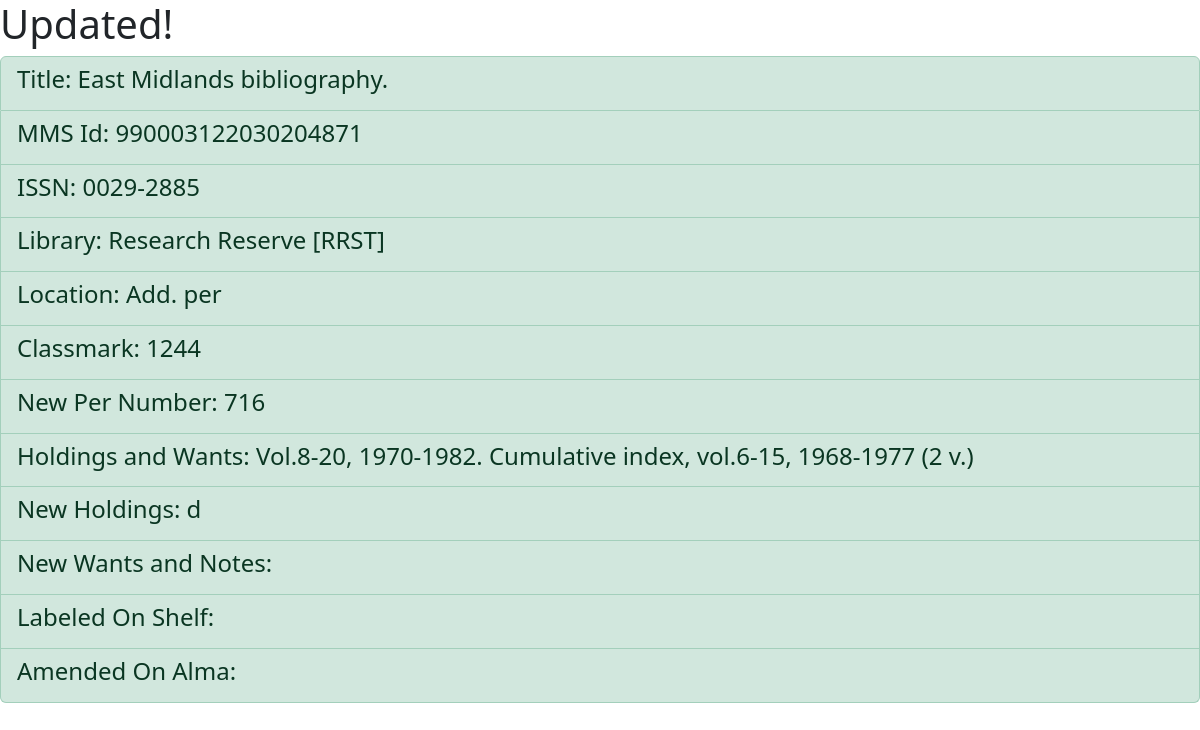
Before: /updated/1 with the older database file.
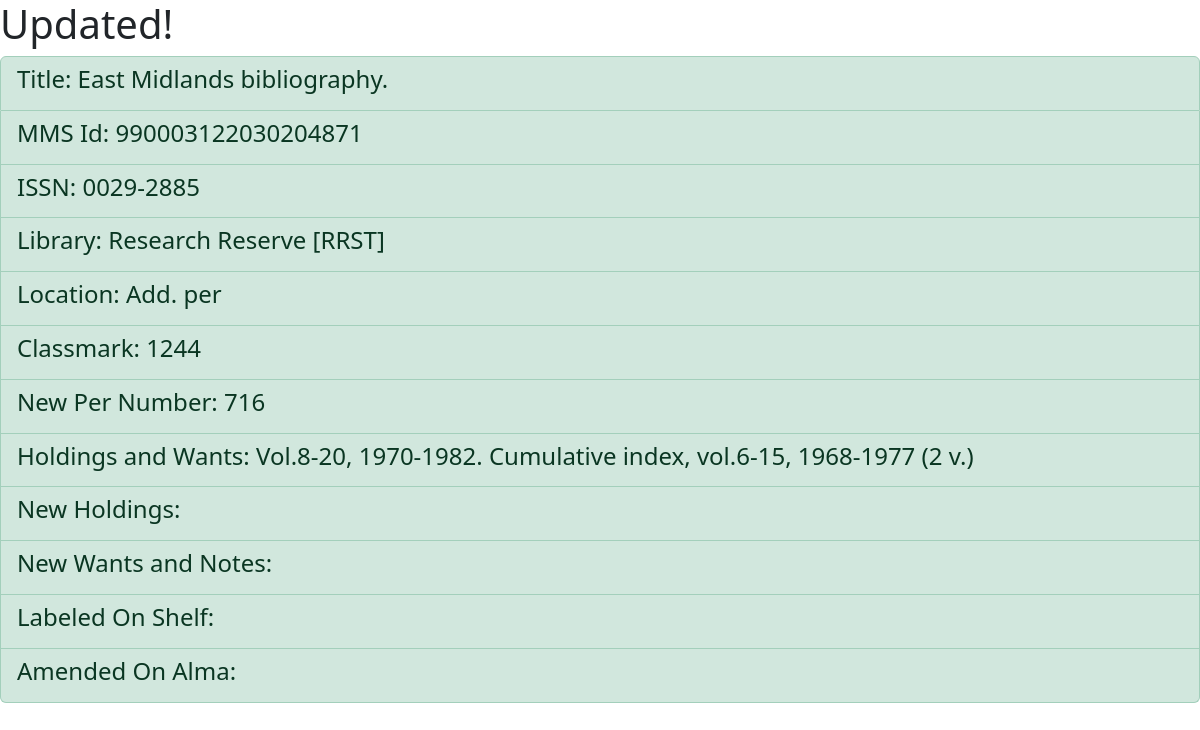
After: the same page with the newer database file.
### persDb/models.py (models this page shows, shortened)
class PeriodicalsOctavo(models.Model):
    mms_id = models.TextField(null=False, blank=False)
    issn = models.TextField(null=True, blank=True)
    library_name = models.CharField(max_length=50, null=False, blank=False)
    new_library = models.CharField(max_length=10, null=True, blank=True)
    location_name = models.CharField(max_length=20, null=False, blank=False)
    new_location = models.CharField(max_length=20, null=True, blank=True)
    classmark = models.CharField(max_length=20, null=True, blank = True)
    new_per_number = models.CharField(max_length=10, null=True, blank=True)
    title = models.CharField(max_length=250, null = False, blank=False)
    holdings_and_wants = models.CharField(max_length=500, null=False, blank=False)
    new_holdings = models.CharField(max_length=500, null=True, blank=True)
    new_wants_and_notes = models.CharField(max_length=500, null=True, blank=True)
    labeled_on_shelf = models.BooleanField(default=False)
    amended_on_alma = models.BooleanField(default=False)

### persDb/views.py (the view)
# urls.py: path('updated/<int:id>', update_view, name='update'),
def update_view(request, id):
    obj = get_object_or_404(PeriodicalsOctavo, id = id)
    if request.method == 'POST':
        new_library = request.POST['new_library']
        new_location = request.POST['new_location']
        new_per_number = request.POST['new_per_number']
        new_holdings = request.POST['new_holdings']
        new_wants_and_notes = request.POST['new_wants_and_notes']
        obj.new_library = new_library
        obj.new_location = new_location
        obj.new_per_number = new_per_number
        obj.new_holdings = new_holdings
        obj.new_wants_and_notes = new_wants_and_notes
        obj.save()
        return render(request,'updated.html',{'per_details': PeriodicalsOctavo.objects.get(id=id)})
    else:
        return render(request,'updated.html',{'per_details': PeriodicalsOctavo.objects.get(id=id)})

### persDb/templates/updated.html
{% extends "base.html" %}
{% block content %}
<h1>Updated!</h1>
<ul class="list-group">
    <li class="list-group-item list-group-item-success">
        <h4>Title: {{ per_details.title }}</h4>
    </li>
    <li class="list-group-item list-group-item-success">
        <h4>MMS Id: {{ per_details.mms_id }}</h4>
    </li>
    <li class="list-group-item list-group-item-success">
        <h4>ISSN: {{ per_details.issn }}</h4>
    </li>
    <li class="list-group-item list-group-item-success">
        <h4>Library: {{ per_details.library_name }}</h4>
    </li>
    <li class="list-group-item list-group-item-success">
        <h4>Location: {{ per_details.location_name }}</h4>
    </li>
    <li class="list-group-item list-group-item-success">
        <h4>Classmark: {{ per_details.classmark }}</h4>
    </li>
    <li class="list-group-item list-group-item-success">
        <h4>New Per Number: {{ per_details.new_per_number }}</h4>
    </li>
    <li class="list-group-item list-group-item-success">
        <h4>Holdings and Wants: {{ per_details.holdings_and_wants }}</h4>
    </li>
    <li class="list-group-item list-group-item-success">
        <h4>New Holdings: {{ per_details.new_holdings }}</h4>
    </li>
    <li class="list-group-item list-group-item-success">
        <h4>New Wants and Notes: {{ new_wants_and_notes.new_holdings }}</h4>
    </li>
    <li class="list-group-item list-group-item-success">
        <h4>Labeled On Shelf: {{ labeled_on_shelf.new_holdings }}</h4>
    </li>
    <li class="list-group-item list-group-item-success">
        <h4>Amended On Alma: {{ amended_on_alma.new_holdings }}</h4>
    </li>
  </ul>
{% endblock content %}

### persDb/templates/base.html (shortened to what this page needs)
<!DOCTYPE html>
<html>
    <head>
        {% load static %}
        {% load bootstrap5 %}
        {% bootstrap_css %}
        <link href="{% static 'fontawesomefree/css/all.min.css' %}" rel="stylesheet" type="text/css">
    </head>
    <body>
    {% block content %}{% endblock content %}
    </body>
</html>

Changed rows visible on the page:
changed PeriodicalsOctavo "East Midlands bibliography.": new_holdings "d" → (not shown)
